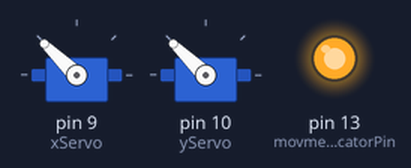
Simulated run of this sketch. Board: Arduino Uno, built with avr-gcc and run on an emulated ATmega328P. On the bench: 2 × servo, output pins drawn as LEDs (lit = HIGH). What the sketch prints to the serial monitor is not drawn.

Above: at 0.6 s.
Timing chart, 0 to 2.1 s (numbered marks = the images above):
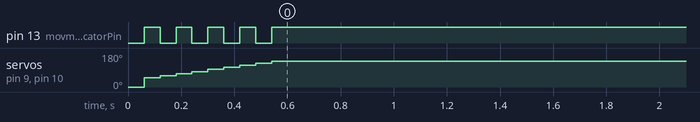

The sketch:

Smooth_Movement.ino
```cpp
/*
 * Smooth servo rotation using a sinus square function.
 * more infos: http://letsmakerobots.com/node/31697
 * created by NilsB
 */

#include <MsTimer2.h>
#include <Servo.h>

const int timerInMillies = 60;
const int countSinusSquareLookupTableEntries = 10;
const int sinusSquareLookupTable[] = {
  49,60,71,82,93,
  105,116,126,136,145
};

int currentValueIndex = 0;
const int movmentIndicatorPin = 13;

Servo xServo;
Servo yServo;

/*
* This is the function that gets called periodically.
*/
void move()
{
  moveServoTo(angle());

  indicateMovement();

  incrementOrStop();
}

void moveServoTo(int angle){
  Serial.println(angle);
  xServo.write(angle);
  yServo.write(angle);
}

int angle(){
  return sinusSquareLookupTable[currentValueIndex];
}

void indicateMovement()
{
  static boolean output = HIGH;

  digitalWrite(movmentIndicatorPin, output);
  output = !output;
}

void incrementOrStop(){
  currentValueIndex++;
  if(currentValueIndex == countSinusSquareLookupTableEntries - 1){
    stopMove();
  }
}

void stopMove(){
  MsTimer2::stop();
  xServo.detach();
  yServo.detach();
}

void setupMovementIndicator(){
  Serial.begin(9600);
  pinMode(movmentIndicatorPin, OUTPUT);
}

void setupTimer2(){
  MsTimer2::set(timerInMillies, move);
  MsTimer2::start();
}

void setupServo(){
  xServo.attach(9);
  yServo.attach(10);
  xServo.write(0);
  yServo.write(0);
}

void setup(){
  setupMovementIndicator();
  setupServo();
  setupTimer2();
}

/*
* The loop method is empty and can be used to
* read sensor data and feed the behaviors.
*/
void loop(){;}
```

Measured:
- by itself, pin 13 (movmentIndicatorPin): alternates HIGH for 0.06 s and LOW for 0.06 s, 9 changes in all, then stays HIGH
- by itself, servo on pin 9 (xServo), servo on pin 10 (yServo): moves from 0° to 136° over 0.48 s
